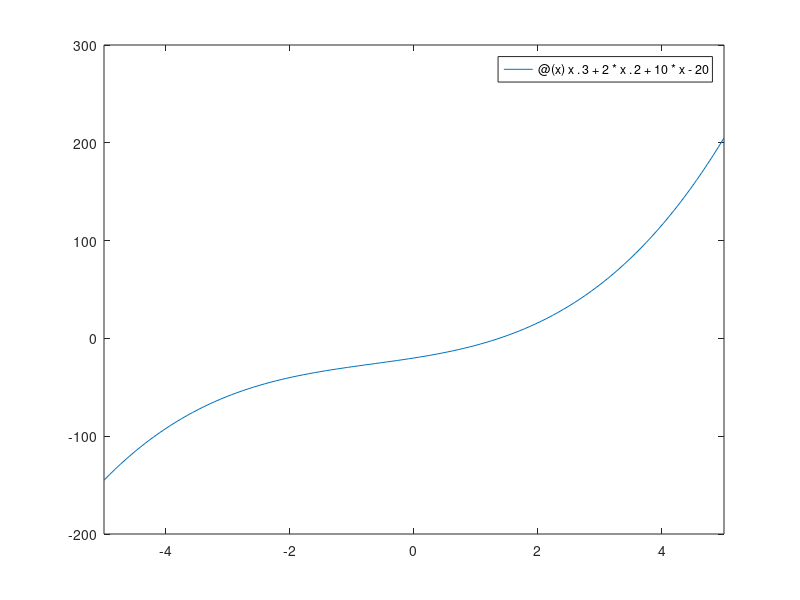

Write the MATLAB code that produced this figure. (Note: this script raises an error after producing the figure.)
clc,clear all ,close all 
func = @(x) x.^3 + 2 * x.^2 + 10 * x - 20;
x_LU = [];

low = [0,0,0,0,0,0];

high = [2.0,2.0,2.0,10.0,10.0,10.0];

tolerance = [1e-6,1e-8,1e-10,1e-6,1e-8,1e-10];

m_old=0;

plot_it = 1;

figure(1)
fplot(func)
hAxis = gca;
hAxis.XAxisLocation = 'origin';
hAxis.YAxisLocation = 'origin';
title('Function')

for n= 4:6
    x_LU = [low(n),high(n)];
    x = FalsePositionNM(func,x_LU,tolerance(n),plot_it) 
    plot_it = plot_it + 3;
end
function [xR,err,n,xRV,errV] = FalsePositionNM(AF,xb,ed,plot_it)
disp('False Position Method')
err = 1; % initial approximate relative error = 100%
k = 1; % initial counter
disp('Iter    low              high            x0              f(x0)');
func_vec = [];
while ed < err % compares desired versus calculated error
    xL = xb(1); % lower x

    xU = xb(2); % upper x

    fxL = AF(xL); % lower f(x)
    fxU = AF(xU); % upper f(x)
    xR = xU - ((fxU*(xL-xU))/(fxL-fxU)); % x root using false position method
    xRV(k+1) = xR; % stores the x root per iteration in a vector
    err = abs(xRV(k+1) - xRV(k)); % approximate relative error
    errV(k+1) = err; % stores the error into a vector
    fxR = AF(xR); % f(x root)
    func_vec(end+1) = fxR;
    % evaluate f(x) signs
    if fxL*fxR < 0
        xb = [xL xR]; % new guess x bracket = [xL xU]
    elseif fxR*fxU < 0
        xb = [xR xU]; % new guess x bracket = [xL xU]
    end
    %if k < 10
    fprintf('%2i \t %f \t %f \t %f \t %f \n', k, xb(1), xb(2), xR,fxR);
    %end
    k = k+1; % increase counter
end
n = k - 1; % number of iterations

xRV = xRV(2:end); % readjust x root vector

errV = errV(2:end); % readjust approximate absolute error vector
iterations= 1:n;
figure(2)
subplot(3,3,plot_it)
plot(iterations,func_vec)
title('Iteration vs f(x)')
xlabel('Iterations');
ylabel('f(x)');
subplot(3,3,plot_it + 1)
plot(iterations,xRV)
title('Iteration vs X0')
xlabel('Iterations')
ylabel('x0')
subplot(3,3,plot_it + 2)
plot(iterations,errV)
title('Iteration vs Error')
xlabel('Iterations')
ylabel('Error')
end